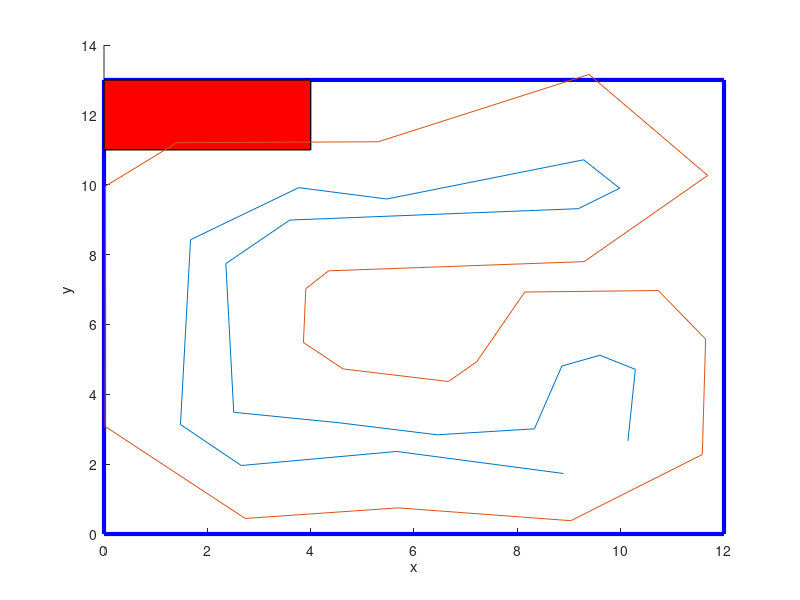

Here is the MATLAB script that generated this plot: (Note: this script raises an error after producing the figure.)
function drawPoolEnviroment()
    global Array;
    global Index;
    poolXLims = [0 12]';
    poolYLims = [0 13]';
    rampXLims = [0 4]';
    rampYLims = [11 13]';

    %Draw the pool area
    hold on
    plot([poolXLims(1), poolXLims(1), poolXLims(2), poolXLims(2), poolXLims(1)], ...
        [poolYLims(1), poolYLims(2), poolYLims(2), poolYLims(1), poolYLims(1)],...
        'b' , 'LineWidth', 3)
    %Draw the ramp
    fill([rampXLims(1), rampXLims(1), rampXLims(2), rampXLims(2), rampXLims(1)], ...
        [rampYLims(1), rampYLims(2), rampYLims(2), rampYLims(1), rampYLims(1)],...
        'r' , 'LineWidth', 1)
    xlabel('x')
    ylabel('y')

    x = [8.894, 5.665, 2.656, 1.480, 1.675, 3.769, 5.471, 9.284, 9.980,...
        9.183, 3.595, 2.358, 2.511, 4.542, 6.451, 8.331, 8.862, 9.599,...
        10.284, 10.141];
    y = [1.732, 2.363, 1.961, 3.135, 8.425, 9.916, 9.591, 10.713, 9.900,...
        9.314, 8.988, 7.741, 3.485, 3.186, 2.840, 3.011, 4.809, 5.117,...
        4.714, 2.669];
    plot(x, y)

    x2 = [9.036, 5.695, 2.732, 0.021, 0.028, 1.409, 5.306, 9.387, 11.685,...
        9.294, 4.346, 3.906, 3.860, 4.630, 6.667, 7.216, 8.143, 10.728,...
        11.644, 11.580, 9.036];
    y2 = [0.381, 0.748, 0.445, 3.080, 9.958, 11.204, 11.229, 13.158,...
        10.265, 7.798, 7.534, 7.023, 5.483, 4.725, 4.366, 4.935, 6.928,...
        6.970, 5.581, 2.275, 0.381];

    plot(x2, y2);
    
    incrementalDrawing = true;

    if(incrementalDrawing == true)
        if(Array(Index, 1) == 0)
            drawCircle([Array(Index,2), Array(Index,3)],...
                Array(Index,4))
        else
            plot([Array(Index,2), Array(Index,4)], [Array(Index,3),...
                Array(Index,5)], 'k');
        end
    else
        drawTrack();
    end
    hold off
end